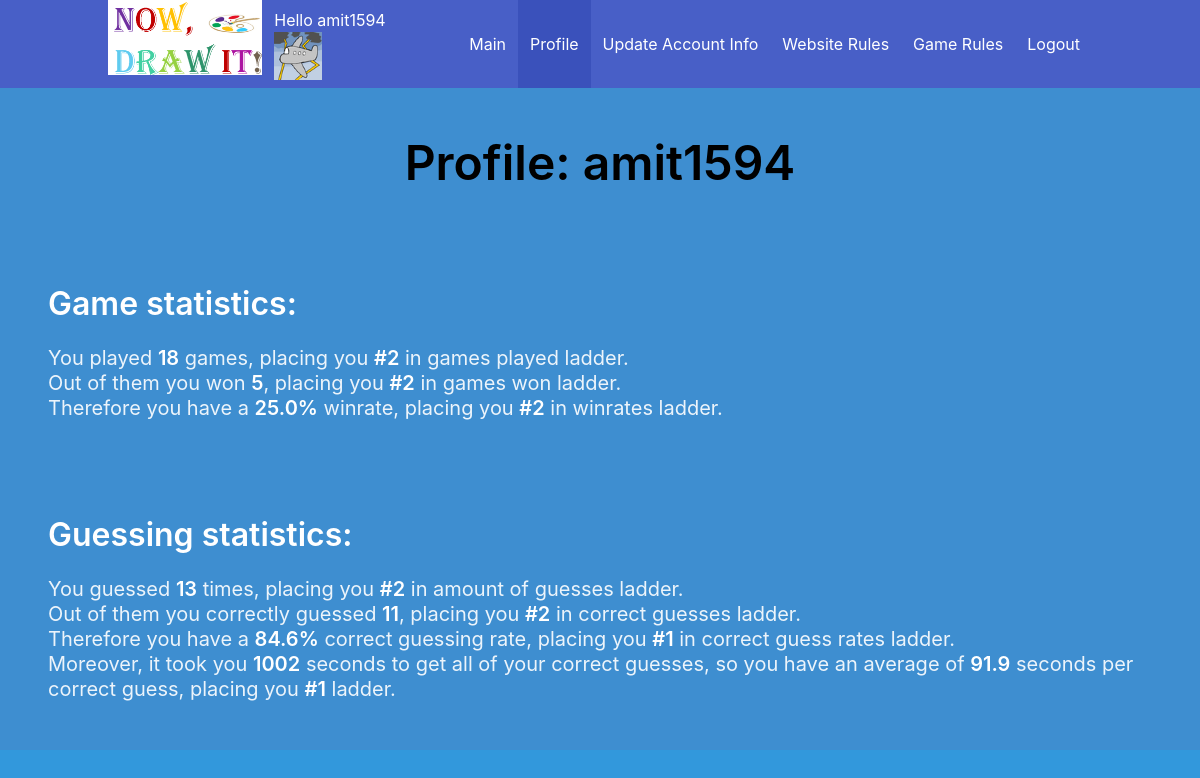
/profile (signed in), run on the app's committed database.
### main_server.py (models this page shows)
class UserTbl(db.Model):
    __tablename__ = 'user_tbl'
    id = db.Column(db.Integer, primary_key=True)
    username = db.Column(db.String(15), unique=True)
    email = db.Column(db.String(50))
    password = db.Column(db.String(80))
    image = db.Column(db.String(80))
    wins = db.Column(db.Integer)
    words_guessed_correctly = db.Column(db.Integer)
    seconds_took_to_guess = db.Column(db.Integer)
    all_guesses = db.Column(db.Integer)
    all_games = db.Column(db.Integer)
    games_winrate = db.Column(db.Float)
    correct_guess_rate = db.Column(db.Float)
    average_time_to_guess_correctly = db.Column(db.Float)

### main_server.py (the view)
@app.route('/profile', methods=['GET', 'POST'])
def profile():
    username = session['username']
    user = get_user_by_username(username)
    if not user:
        return render_template('no_guests_allowed.html', image=get_user_image(user))
    wins = user.wins
    amount_of_correct_guesses = user.words_guessed_correctly
    seconds_took_to_guess = user.seconds_took_to_guess
    amount_of_guesses = user.all_guesses
    amount_of_games = user.all_games
    games_winrate = user.games_winrate
    correct_guess_rate = user.correct_guess_rate
    avg_time_to_guess_correctly = user.average_time_to_guess_correctly
    sql = text('SELECT COUNT(user_tbl.id) FROM user_tbl WHERE user_tbl.all_games > ' + str(amount_of_games))
    place_by_games_played = db.engine.execute(sql).fetchall()[0][0] + 1
    sql = text('SELECT COUNT(user_tbl.id) FROM user_tbl WHERE user_tbl.wins > ' + str(wins))
    place_by_games_won = db.engine.execute(sql).fetchall()[0][0] + 1
    sql = text('SELECT COUNT(user_tbl.id) FROM user_tbl WHERE user_tbl.all_games >= 5 AND user_tbl.games_winrate > ' + str(games_winrate))
    place_by_winrate = db.engine.execute(sql).fetchall()[0][0] + 1
    sql = text('SELECT COUNT(user_tbl.id) FROM user_tbl WHERE user_tbl.all_guesses > ' + str(amount_of_guesses))
    place_by_amount_of_guesses = db.engine.execute(sql).fetchall()[0][0] + 1
    sql = text('SELECT COUNT(user_tbl.id) FROM user_tbl WHERE user_tbl.words_guessed_correctly > ' + str(amount_of_correct_guesses))
    place_by_amount_of_correct_guesses = db.engine.execute(sql).fetchall()[0][0] + 1
    sql = text('SELECT COUNT(user_tbl.id) FROM user_tbl WHERE user_tbl.all_guesses >= 5 AND user_tbl.correct_guess_rate > ' + str(correct_guess_rate))
    place_by_correct_guess_rate = db.engine.execute(sql).fetchall()[0][0] + 1
    sql = text('SELECT COUNT(user_tbl.id) FROM user_tbl WHERE user_tbl.all_guesses >= 5 AND user_tbl.average_time_to_guess_correctly > ' + str(avg_time_to_guess_correctly))
    place_by_average_seconds_per_correct_guess = db.engine.execute(sql).fetchall()[0][0] + 1
    return render_template('profile.html', amount_of_games_played=amount_of_games, place_by_games_played=place_by_games_played,
                           games_won=wins, place_by_games_won=place_by_games_won, games_winrate=games_winrate,
                           place_by_winrate=place_by_winrate, amount_of_guesses=amount_of_guesses, place_by_amount_of_guesses=place_by_amount_of_guesses,
                           amount_of_correct_guesses=amount_of_correct_guesses, place_by_amount_of_correct_guesses=place_by_amount_of_correct_guesses,
                           correct_guess_rate=correct_guess_rate, place_by_correct_guess_rate=place_by_correct_guess_rate,
                           seconds_took_to_guess=seconds_took_to_guess, seconds_for_correct_guess=avg_time_to_guess_correctly,
                           place_by_average_seconds_per_correct_guess=place_by_average_seconds_per_correct_guess,
                           username=username, image=get_user_image(user))

### main_server.py (called while the page is built)
def get_user_by_username(uname):
    myUser = UserTbl.query.filter_by(username=uname).first()
    return myUser

def get_user_image(user):
    if user:
        return user.image
    return "anonymous"

@app.before_request
def before_request():
    global next_guest_num
    if 'username' not in session:
        session['username'] = "Guest" + str(next_guest_num)
        next_guest_num += random.randint(1, 5)

### templates/profile.html (shortened to what this page needs)
<!DOCTYPE html>
<html lang="en">
<head>
    <link rel="stylesheet" href="https://cdn.jsdelivr.net/npm/bulma@0.8.0/css/bulma.min.css">
</head>
<body style="background-color: #3298dc; height: 100vh;">
<div class="hero-head">
    <header class="navbar is-link">
        <div class="container">
            <div class="navbar-brand">
                <a>
                    <img src="{{url_for('static', filename='Images/logo.png')}}" style="height: 75px" alt="Logo">
                </a>
                <div class="navbar-item">
                    <div class="greet_div">
                        <div class="info">
                            <p class="greet">Hello {{ session.username }}</p>
                        </div>
                        <figure class="image is-48x48">
                            <img id="user_icon" class="js-modal-trigger" data-target="icon_choosing_div"
                                 src="static/Images/{{image}}.png" alt="Image" style="max-height: none;">
                        </figure>
                    </div>
                </div>
            </div>
            <div class="navbar-menu" id="nav-links">
                <div class="navbar-end">
                    <a class="navbar-item" href="{{url_for('main_page')}}">
                        Main
                    </a>
                    <a class="navbar-item is-active" href="{{url_for('profile')}}">
                        Profile
                    </a>
                    <a class="navbar-item" href="{{url_for('update_user_info')}}">
                        Update Account Info
                    </a>
                    <a class="navbar-item" href="{{url_for('website_rules')}}">
                        Website Rules
                    </a>
                    <a class="navbar-item" href="{{url_for('game_rules')}}">
                        Game Rules
                    </a>
                    <a class="navbar-item" href="{{url_for('logout')}}">
                        Logout
                    </a>
                </div>
            </div>
        </div>
    </header>
</div>
<section class="hero is-info">
    <div class="hero-body">
        <div class="has-text-centered">
            <h1 class="title is-1" style="color: black">Profile: {{session.username}}</h1>
        </div>
    </div>
</section>
<section class="hero is-info">
    <div class="hero-body">
        <p class="title">
            Game statistics:
        </p>
        <div class="content">
            <p class="subtitle">
                You played <strong>{{amount_of_games_played}}</strong> games, placing you <strong>#{{place_by_games_played}}</strong>
                in games played
                ladder.<br>
                Out of them you won <strong>{{games_won}}</strong>, placing you <strong>#{{place_by_games_won}}</strong>
                in games won ladder.<br>
                Therefore you have a <strong>{{games_winrate}}%</strong> winrate, placing you <strong>#{{place_by_winrate}}</strong>
                in winrates ladder.<br>
            </p>
        </div>
    </div>
</section>
<section class="hero is-info">
    <div class="hero-body">
        <p class="title">
            Guessing statistics:
        </p>
        <div class="content">
            <p class="subtitle">
                You guessed <strong>{{amount_of_guesses}}</strong> times, placing you <strong>#{{place_by_amount_of_guesses}}</strong>
                in amount of guesses
                ladder.<br>
                Out of them you correctly guessed <strong>{{amount_of_correct_guesses}}</strong>, placing you
                <strong>#{{place_by_amount_of_correct_guesses}}</strong>
                in correct guesses ladder.<br>
                Therefore you have a <strong>{{correct_guess_rate}}%</strong> correct guessing rate, placing you
                <strong>#{{place_by_correct_guess_rate}}</strong> in
                correct guess rates ladder.<br>
                Moreover, it took you <strong>{{seconds_took_to_guess}}</strong> seconds to get all of your correct
                guesses, so you have an average of <strong>{{seconds_for_correct_guess}}</strong>
                seconds per correct guess, placing you
                <strong>#{{place_by_average_seconds_per_correct_guess}}</strong>
                ladder.
            </p>
        </div>
    </div>
</section>
</body>
</html>

### data on the page
UserTbl: username "amit1594", image (picture), games_winrate "25.0", correct_guess_rate "84.6", seconds_took_to_guess "1002", average_time_to_guess_correctly "91.9"

### other printed values
{{ amount_of_games_played }} "18"
{{ place_by_games_played }} "2"
{{ games_won }} "5"
{{ place_by_games_won }} "2"
{{ place_by_winrate }} "2"
{{ amount_of_guesses }} "13"
{{ place_by_amount_of_guesses }} "2"
{{ amount_of_correct_guesses }} "11"
{{ place_by_amount_of_correct_guesses }} "2"
{{ place_by_correct_guess_rate }} "1"
{{ place_by_average_seconds_per_correct_guess }} "1"
